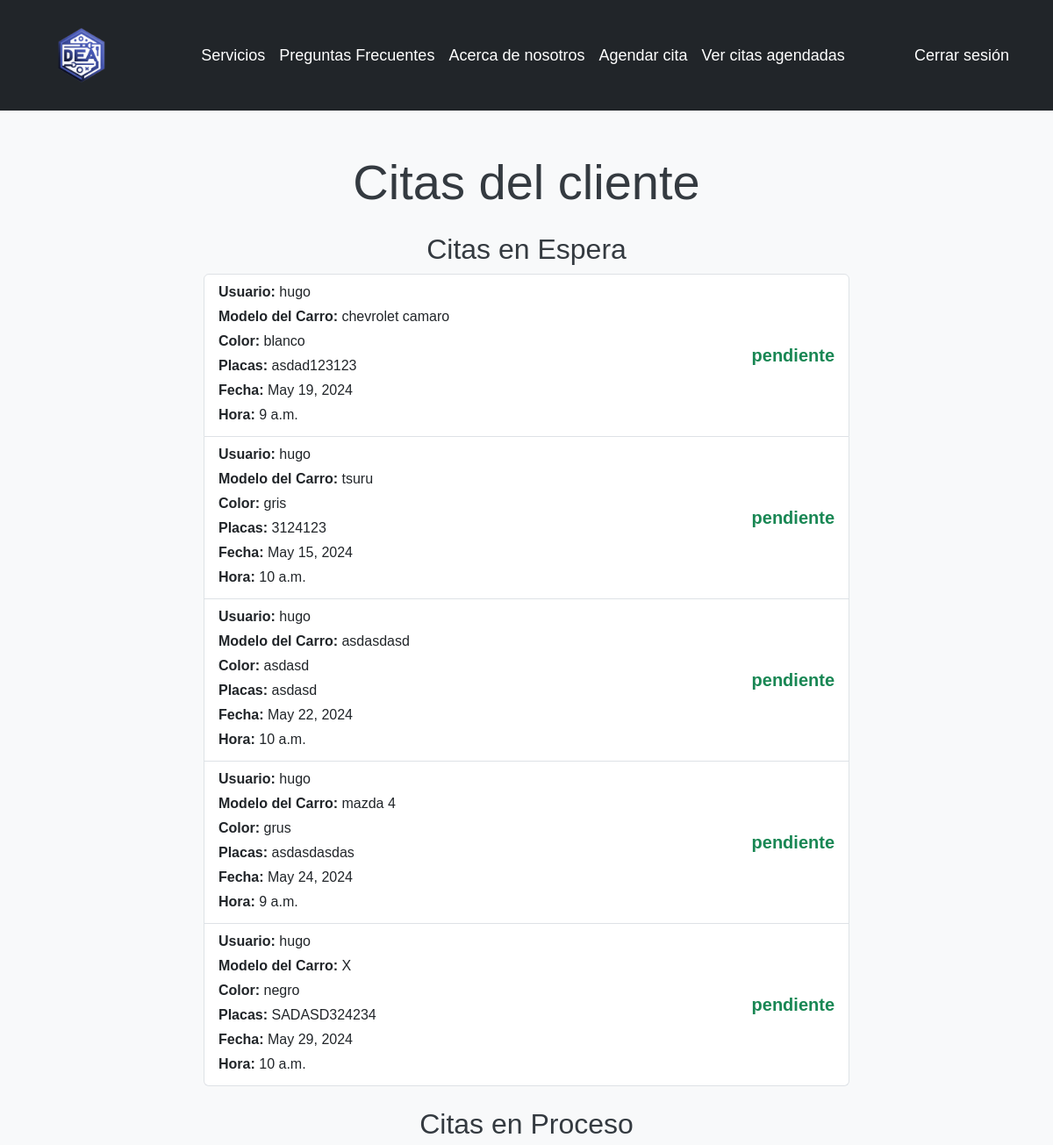
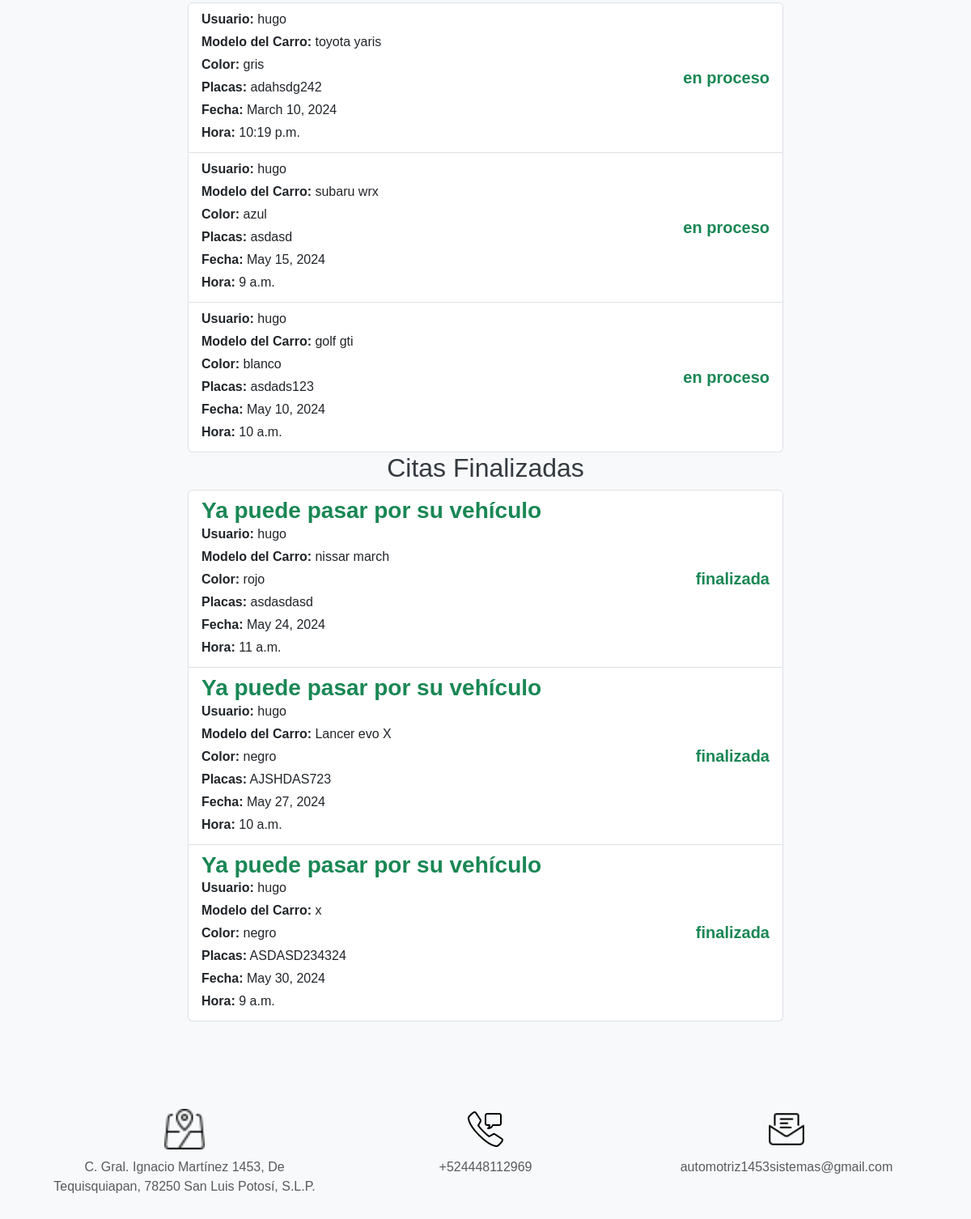
Screenshot of /lista_citas/ (signed in) with the database file from the repository (2 pictures, top to bottom).
### autenticacion/models.py (models this page shows, shortened)
class Cita(models.Model):
    usuario = models.ForeignKey(User, on_delete=models.CASCADE)
    modelo_carro = models.CharField(max_length=100)
    color = models.CharField(max_length=100)
    placas = models.CharField(max_length=20)
    fecha = models.DateField()
    hora = models.TimeField()
    estado = models.CharField(max_length=50, default='pendiente')
    retroalimentacion = models.TextField(null=True, blank=True)
    servicios = models.ManyToManyField(Servicio, through='DetalleCita')
    def __str__(self):
        return f"Cita {self.id} - {self.modelo_carro}"

class User(AbstractUser):
    tel = models.CharField(max_length= 20) #Agregar el campo telefono a la tabla de usuario

### autenticacion/views.py (the view)
# urls.py: path('lista_citas/', v_auth.lista_citas_cliente, name='lista_citas_cliente'),
@login_required
def lista_citas_cliente(request):
    citas_en_espera = Cita.objects.filter(usuario = request.user, estado = "pendiente")
    citas_en_proceso = Cita.objects.filter(usuario = request.user, estado = "en proceso")
    citas_finalizadas = Cita.objects.filter(usuario = request.user, estado = "finalizada")
    print(citas_finalizadas)
    titulo = "Citas del cliente"
    return render(request, "lista_citas_cliente.html",{
        'titulo': titulo,
        'citas_en_espera' : citas_en_espera,
        'citas_en_proceso' : citas_en_proceso,
        'citas_finalizadas' : citas_finalizadas,
    })

### main/templates/lista_citas_cliente.html (shortened to what this page needs)
<!DOCTYPE html>
<html lang="en">
<head>
    {% extends 'layouts/base.html' %}
    {% block content %}
    <main class="container my-5">
        <div class="row">
            <div class="col-md-8 offset-md-2">
                <h1 class="text-center display-4 mb-4">{% block title %}{{ titulo }}{% endblock %}</h1>
                {% if citas_en_espera %}
                <div class="mb-4">
                    <h2 class="text-center">Citas en Espera</h2>
                    <ul class="list-group">
                        {% for cita in citas_en_espera %}
                        <a class="list-group-item list-group-item-action" href="{% url 'detalle_cita_cliente' cita.id %}">
                            <div class="d-flex justify-content-between align-items-center">
                                <div>
                                    <p class="mb-1"><strong>Usuario:</strong> {{ cita.usuario }}</p>
                                    <p class="mb-1"><strong>Modelo del Carro:</strong> {{ cita.modelo_carro }}</p>
                                    <p class="mb-1"><strong>Color:</strong> {{ cita.color }}</p>
                                    <p class="mb-1"><strong>Placas:</strong> {{ cita.placas }}</p>
                                    <p class="mb-1"><strong>Fecha:</strong> {{ cita.fecha }}</p>
                                    <p class="mb-1"><strong>Hora:</strong> {{ cita.hora }}</p>
                                </div>
                                <h5 class="mb-0 fw-bold text-success">{{ cita.estado }}</h5>
                            </div>
                        </a>
                        {% endfor %}
                    </ul>
                </div>
                {% endif %}
                {% if citas_en_proceso %}
                <div>
                    <h2 class="text-center">Citas en Proceso</h2>
                    <ul class="list-group">
                        {% for cita in citas_en_proceso %}
                            <a class="list-group-item list-group-item-action" href="{% url 'estatus_cita' cita.id %}">
                                <div class="d-flex justify-content-between align-items-center">
                                    <div>
                                        <p class="mb-1"><strong>Usuario:</strong> {{ cita.usuario }}</p>
                                        <p class="mb-1"><strong>Modelo del Carro:</strong> {{ cita.modelo_carro }}</p>
                                        <p class="mb-1"><strong>Color:</strong> {{ cita.color }}</p>
                                        <p class="mb-1"><strong>Placas:</strong> {{ cita.placas }}</p>
                                        <p class="mb-1"><strong>Fecha:</strong> {{ cita.fecha }}</p>
                                        <p class="mb-1"><strong>Hora:</strong> {{ cita.hora }}</p>
                                    </div>
                                    <h5 class="mb-0 fw-bold text-success">{{ cita.estado }}</h5>
                                </div>
                            </a>
                        {% endfor %}
                    </ul>
                </div>
                {% endif %}
                {% if citas_finalizadas %}
                <div>
                    <h2 class="text-center">Citas Finalizadas</h2>
                    <ul class="list-group">
                        {% for cita in citas_finalizadas %}
                            <a class="list-group-item list-group-item-action" href="{% url 'estatus_cita' cita.id %}">
                                <div class="d-flex justify-content-between align-items-center">
                                    <div>
                                        <h3 class="mb-0 fw-bold text-success">Ya puede pasar por su vehículo</h3>
                                        <p class="mb-1"><strong>Usuario:</strong> {{ cita.usuario }}</p>
                                        <p class="mb-1"><strong>Modelo del Carro:</strong> {{ cita.modelo_carro }}</p>
                                        <p class="mb-1"><strong>Color:</strong> {{ cita.color }}</p>
                                        <p class="mb-1"><strong>Placas:</strong> {{ cita.placas }}</p>
                                        <p class="mb-1"><strong>Fecha:</strong> {{ cita.fecha }}</p>
                                        <p class="mb-1"><strong>Hora:</strong> {{ cita.hora }}</p>
                                    </div>
                                    <h5 class="mb-0 fw-bold text-success">{{ cita.estado }}</h5>
                                </div>
                            </a>
                        {% endfor %}
                    </ul>
                </div>
                {% endif %}
            </div>
        </div>
    </main>
    {% endblock %}

### main/templates/layouts/base.html (style rules this page uses)
body { font-family: Arial, sans-serif; background-color: #f8f9fa; color: #343a40; }

### rows the page displays
Cita: usuario "hugo", modelo_carro "chevrolet camaro", color "blanco", placas "asdad123123", fecha "May 19, 2024", hora "9 a.m.", estado "pendiente"
Cita: usuario "hugo", modelo_carro "tsuru", color "gris", placas "3124123", fecha "May 15, 2024", hora "10 a.m.", estado "pendiente"
Cita: usuario "hugo", modelo_carro "asdasdasd", color "asdasd", placas "asdasd", fecha "May 22, 2024", hora "10 a.m.", estado "pendiente"
Cita: usuario "hugo", modelo_carro "mazda 4", color "grus", placas "asdasdasdas", fecha "May 24, 2024", hora "9 a.m.", estado "pendiente"
Cita: usuario "hugo", modelo_carro "X", color "negro", placas "SADASD324234", fecha "May 29, 2024", hora "10 a.m.", estado "pendiente"
Cita: usuario "hugo", modelo_carro "toyota yaris", color "gris", placas "adahsdg242", fecha "March 10, 2024", hora "10:19 p.m.", estado "en proceso"
Cita: usuario "hugo", modelo_carro "subaru wrx", color "azul", placas "asdasd", fecha "May 15, 2024", hora "9 a.m.", estado "en proceso"
Cita: usuario "hugo", modelo_carro "golf gti", color "blanco", placas "asdads123", fecha "May 10, 2024", hora "10 a.m.", estado "en proceso"
Cita: usuario "hugo", modelo_carro "nissar march", color "rojo", placas "asdasdasd", fecha "May 24, 2024", hora "11 a.m.", estado "finalizada"
Cita: usuario "hugo", modelo_carro "Lancer evo X", color "negro", placas "AJSHDAS723", fecha "May 27, 2024", hora "10 a.m.", estado "finalizada"
Cita: usuario "hugo", modelo_carro "x", color "negro", placas "ASDASD234324", fecha "May 30, 2024", hora "9 a.m.", estado "finalizada"

### other values shown
{{ titulo }} "Citas del cliente"
